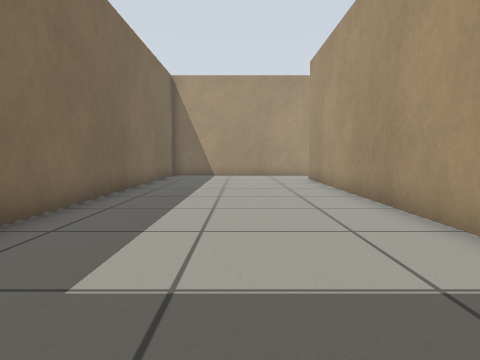
view 1 (above)

12 first-person views from a walk through a Gazebo world. The camera is 0.5 m above the floor, tilts 4° down and sees 70° across. The floor is counted in squares, 0.5 m on a side. Each view is taken from the middle of a square. On the plan, view 1 faces up. The plan holds only what a view shows up to about 13 squares ahead; the rest is blank.

view 2
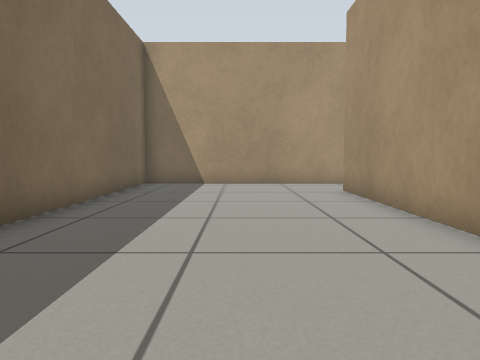

view 3
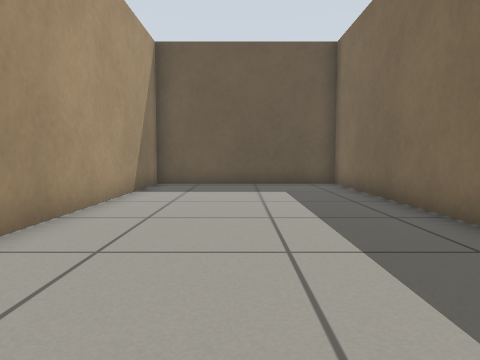

view 4
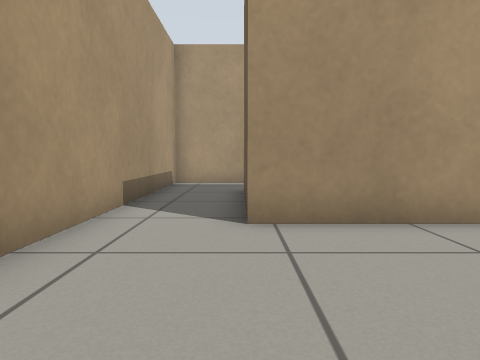

view 5
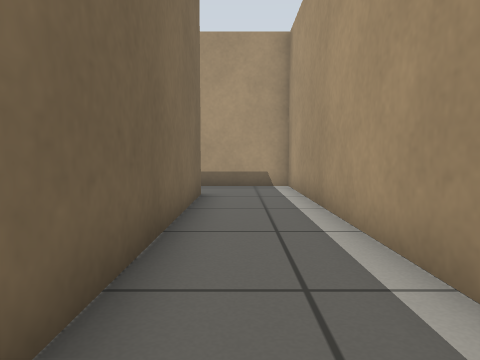

view 6
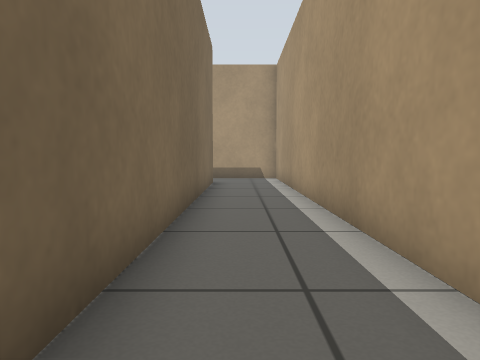

view 7
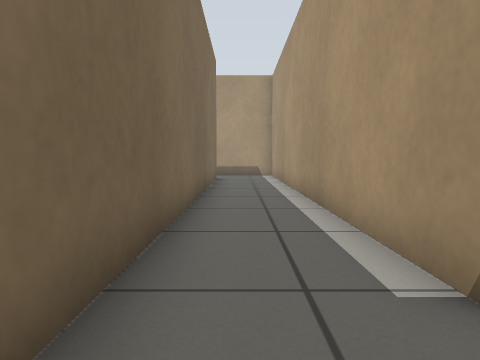

view 8
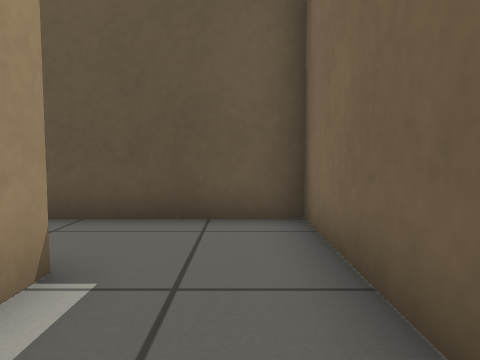

view 9
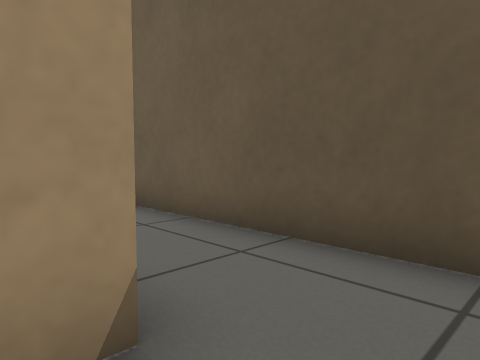

view 10
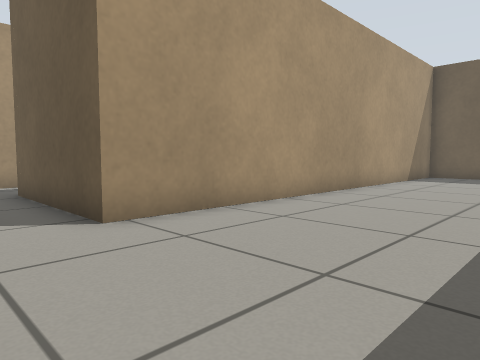

view 11
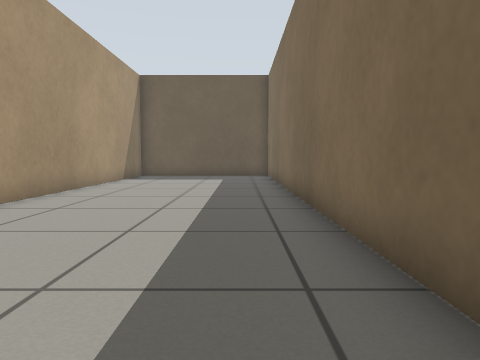

view 12
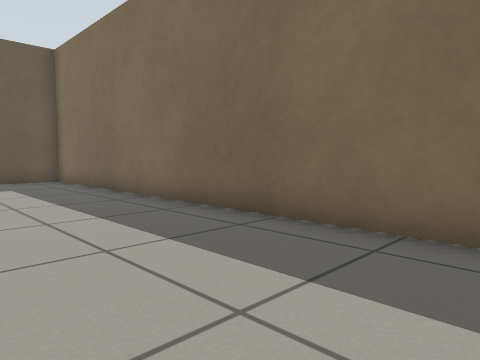

### Floor plan
Points are (right, up) in squares from view 1. A wall is a line through its corners. A room is listed if a view was taken in it or the views show most of it. See-through windows are left out.
Room 1 (views 1, 2, 3, 4, 10, 11, 12)
walls: (1.6, 17.4) (-3.4, 17.4) (-3.4, -0.4) (3, -0.4) (3, 14.9)
ways out: opening at (2.5, 16.5) to room 2
Room 2 (views 5, 6, 7, 8, 9)
walls: (10.6, 2.1) (10.6, 17.4) (1.6, 17.4); (3, 14.9) (8, 14.9) (8, -0.4) (15.4, -0.4)
ways out: opening at (2.5, 16.5) to room 1

Positions as (right, up) in squares from view 1, and headings:
1: (0, 0), facing up
2: (0, 5), facing up
3: (0, 12), facing down
4: (-2, 15), facing right
5: (9, 6), facing up
6: (9, 2), facing up
7: (9, 0), facing up
8: (9, 5), facing down
9: (9, 3), facing down-right
10: (-2, 17), facing down-right
11: (-2, 17), facing down
12: (1, 14), facing down-left
